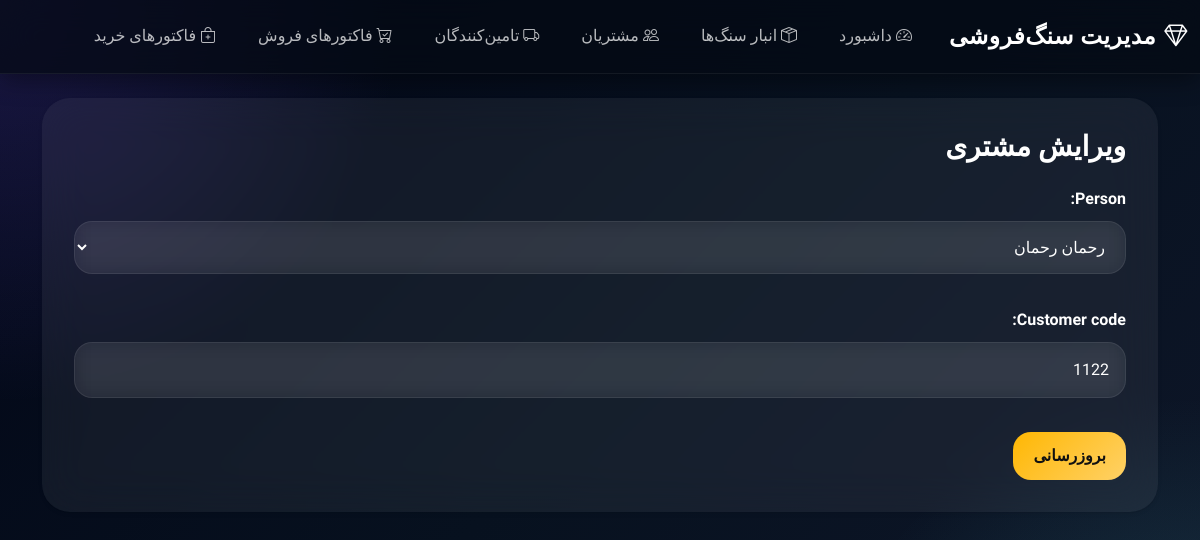
Before: /edit-customer/1/ with the older database file.
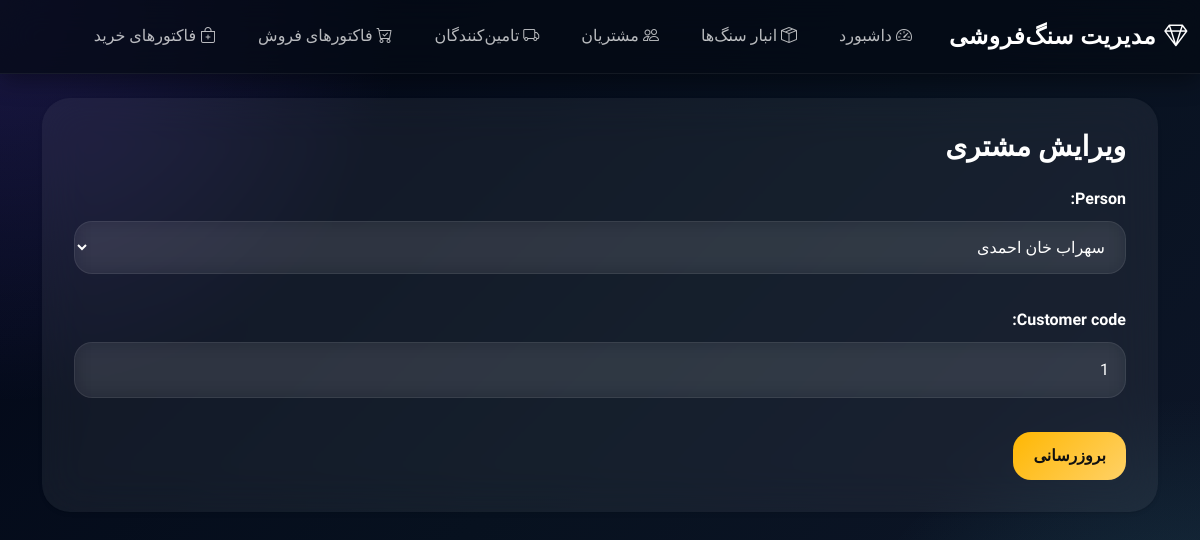
After: the same page with the newer database file.
### core/models.py (models this page shows, shortened)
class Customer(models.Model):
    person = models.OneToOneField(Person, on_delete=models.CASCADE)
    customer_code = models.CharField(max_length=30, unique=True)

### core/views.py (the view)
# urls.py: path('edit-customer/<int:id>/', edit_customer, name='edit_customer'),
def edit_customer(request, id):
    customer = get_object_or_404(Customer, id=id)
    if request.method == 'POST':
        form = CustomerForm(request.POST, instance=customer)
        if form.is_valid():
            form.save()
            return redirect('customer_list')
    else:
        form = CustomerForm(instance=customer)
    return render(request, 'core/edit_customer.html', {'form': form})

### core/forms.py
class CustomerForm(forms.ModelForm):
    class Meta:
        model = Customer
        fields = ['person', 'customer_code']

### core/models.py (called while the page is built)
    def __str__(self):
        return f"{self.first_name} {self.last_name}"

### core/templates/core/edit_customer.html (shortened to what this page needs)
{% extends 'core/base.html' %}
{% block content %}
<div class="card shadow-sm border-0">
    <div class="card-body">
        <h3 class="mb-4">
            ویرایش مشتری
        </h3>
        <form method="POST">
            {{ form.as_p }}
            <button type="submit" class="btn btn-warning">
                بروزرسانی
            </button>
        </form>
    </div>
</div>
{% endblock %}

Changed rows visible on the page:
changed Customer: person "رحمان رحمان" → "سهراب خان احمدی"; customer_code "1122" → "1"
